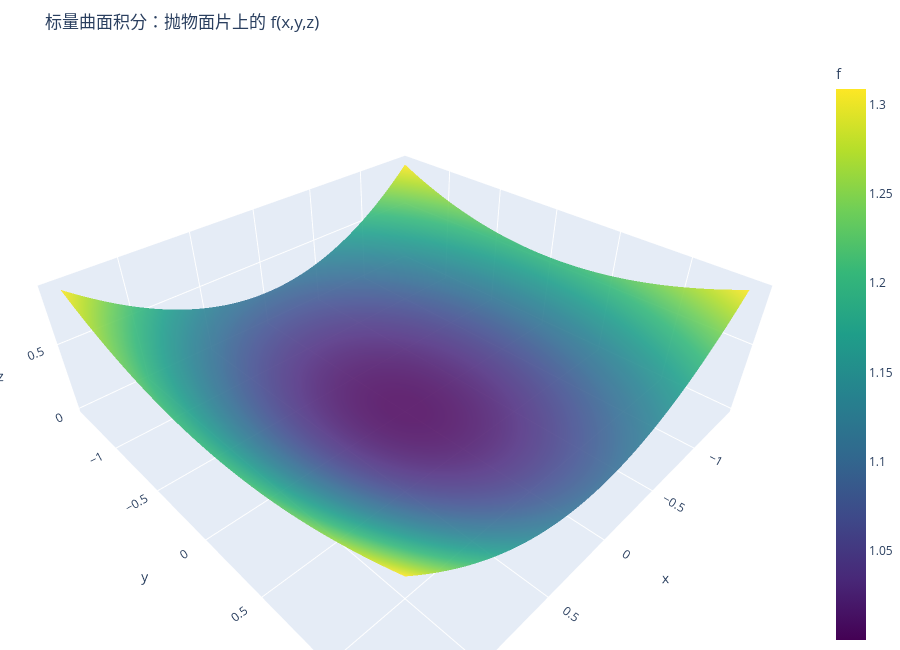

The notebook cell saved with this chart:
### Markdown cell above
## 4. 曲面积分：在一张曲面上累积

曲面积分也有两种常见形式。

标量场在曲面上的积分：

\[
\iint_S f\,dS=\iint_D f(r(u,v))\lVert r_u\times r_v\rVert\,du\,dv.
\]

向量场穿过曲面的通量：

\[
\iint_S \mathbf F\cdot \mathbf n\,dS=\iint_D \mathbf F(r(u,v))\cdot (r_u\times r_v)\,du\,dv.
\]

通量需要选择曲面方向；方向由参数化中的 \(r_u\times r_v\) 决定。

### Code cell
# 构造一个抛物面片 r(u,v)=(u,v,0.3u²+0.15v²)。
u = np.linspace(-1.4, 1.4, 90)
v = np.linspace(-1.4, 1.4, 90)
U, V = np.meshgrid(u, v, indexing="ij")
X_para = U
Y_para = V
Z_para = 0.3 * U**2 + 0.15 * V**2


# 定义曲面上的标量场。
def scalar_field_surface(x, y, z):
    return 1 + 0.35 * z


# 计算标量曲面积分。
surface_integral, surface_values, surface_integrand = scalar_surface_integral(
    scalar_field_surface,
    X_para,
    Y_para,
    Z_para,
    u,
    v,
)

# 用颜色显示 f 在曲面上的取值。
plot_surface_with_color(
    X_para,
    Y_para,
    Z_para,
    surface_values,
    title="标量曲面积分：抛物面片上的 f(x,y,z)",
    colorbar_title="f",
)

print(f"∬_S f dS ≈ {surface_integral:.6f}")

### Figure 1 — Plotly figure (JSON) as saved in the notebook; plotly's stock layout.template omitted (floating-point values rounded to 4 significant figures; data arrays with more than 128 entries replaced by an {"elided": "..."} marker saying what was removed)
{"data": [{"colorbar": {"title": {"text": "f"}}, "colorscale": [[0, "#440154"], [0.1111, "#482878"], [0.2222, "#3e4989"], [0.3333, "#31688e"], [0.4444, "#26828e"], [0.5556, "#1f9e89"], [0.6667, "#35b779"], [0.7778, "#6ece58"], [0.8889, "#b5de2b"], [1, "#fde725"]], "name": "曲面", "opacity": 0.9, "surfacecolor": {"elided": "90x90 float values"}, "type": "surface", "x": {"elided": "90x90 float values"}, "y": {"elided": "90x90 float values"}, "z": {"elided": "90x90 float values"}}], "layout": {"height": 650, "margin": {"b": 0, "l": 0, "r": 0, "t": 55}, "scene": {"aspectmode": "data", "xaxis": {"title": {"text": "x"}}, "yaxis": {"title": {"text": "y"}}, "zaxis": {"title": {"text": "z"}}}, "title": {"text": "标量曲面积分：抛物面片上的 f(x,y,z)"}, "width": 900}}
